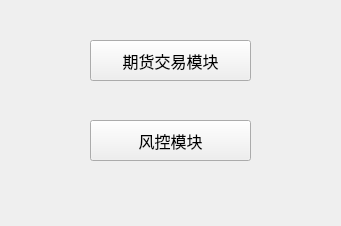
<?xml version="1.0" encoding="UTF-8"?>
<ui version="4.0">
 <class>ToolWin</class>
 <widget class="QWidget" name="ToolWin">
  <property name="geometry">
   <rect>
    <x>0</x>
    <y>0</y>
    <width>341</width>
    <height>226</height>
   </rect>
  </property>
  <property name="windowTitle">
   <string>模块列表</string>
  </property>
  <widget class="QPushButton" name="GoodsTrdBtn">
   <property name="enabled">
    <bool>true</bool>
   </property>
   <property name="geometry">
    <rect>
     <x>90</x>
     <y>40</y>
     <width>161</width>
     <height>41</height>
    </rect>
   </property>
   <property name="font">
    <font>
     <family>宋体</family>
     <pointsize>12</pointsize>
    </font>
   </property>
   <property name="text">
    <string>期货交易模块</string>
   </property>
  </widget>
  <widget class="QPushButton" name="RiskCtrlBtn">
   <property name="enabled">
    <bool>true</bool>
   </property>
   <property name="geometry">
    <rect>
     <x>90</x>
     <y>120</y>
     <width>161</width>
     <height>41</height>
    </rect>
   </property>
   <property name="font">
    <font>
     <family>宋体</family>
     <pointsize>12</pointsize>
    </font>
   </property>
   <property name="text">
    <string>风控模块</string>
   </property>
  </widget>
 </widget>
 <resources/>
 <connections/>
</ui>
